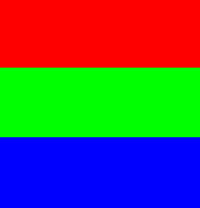
#> input picture base/pics/color.png, 200 x 208 px
$ jupyter execute color_spaces.ipynb
#> lines starting #> are read from the running program, lines starting #| are printed output that depends on the picture
[cell 1]
import cv2 as cv
import numpy as np
import matplotlib.pyplot as plt

image = cv.imread("./pics/color.png")
#> image is the input picture: shape (208, 200, 3); mean B, G, R 86.8, 85.3, 82.9
b, g, r = cv.split(image)
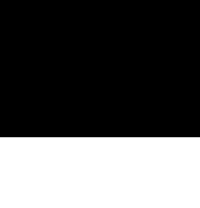
#> b: shape (208, 200); min 0, max 255, mean 86.8

plt.figure(figsize=[20,5])
plt.subplot(141);plt.imshow(r, cmap="gray");plt.title("Red channel")
plt.subplot(142);plt.imshow(g, cmap="gray");plt.title("Green channel")
plt.subplot(143);plt.imshow(b, cmap="gray");plt.title("Blue channel")

plt.subplot(144);plt.imshow(image[...,:: -1]);plt.title("all channels")

[cell 2]
image = cv.imread("./pics/input.jpg")
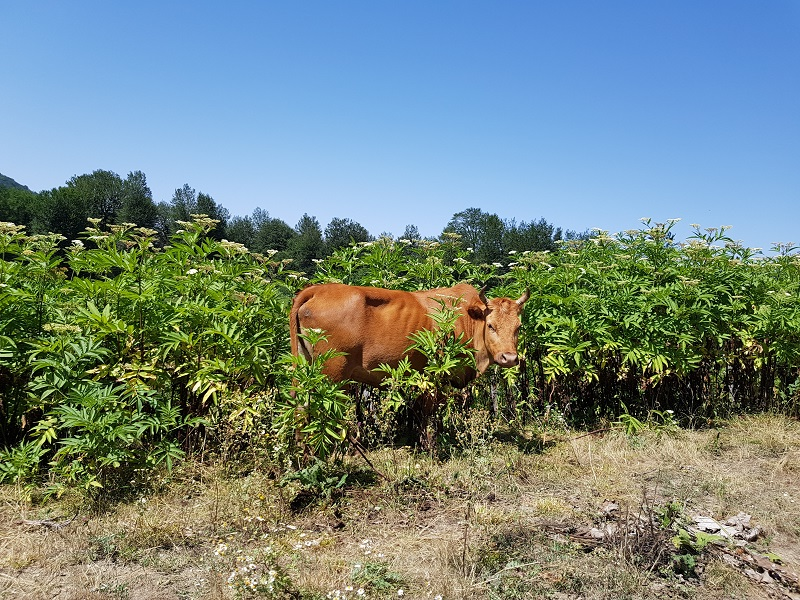
#> input picture base/pics/input.jpg, 800 x 600 px
#> image is the input picture: shape (600, 800, 3); mean B, G, R 128.9, 134.4, 116.5
b, g, r = cv.split(image)
#> b: shape (600, 800)
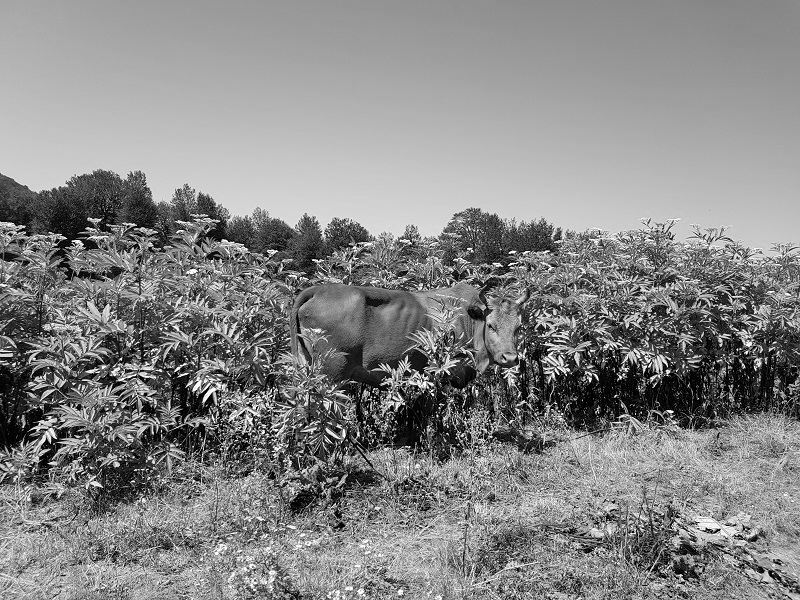
#> g: shape (600, 800); min 0, max 255, mean 134.4
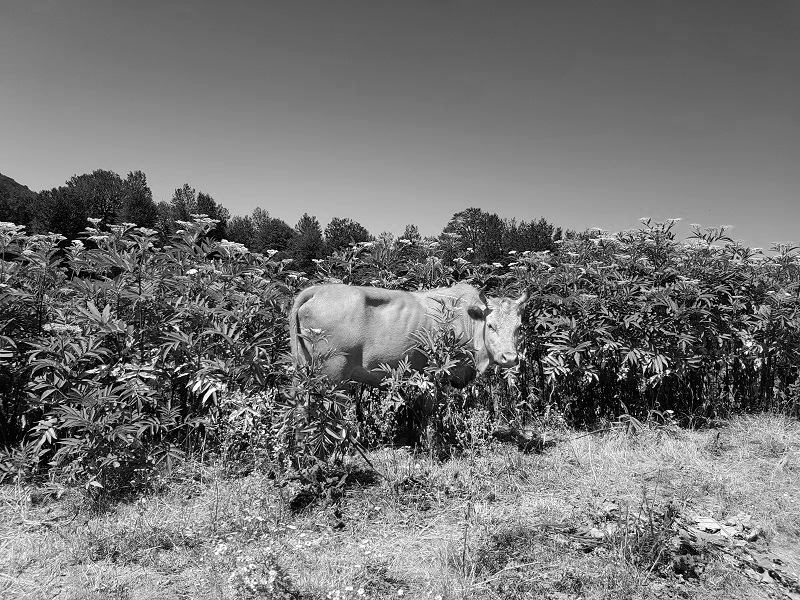
#> r: shape (600, 800); min 0, max 255, mean 116.5

plt.figure(figsize=[20,5])
plt.subplot(141);plt.imshow(r, cmap="gray");plt.title("Red channel")
plt.subplot(142);plt.imshow(g, cmap="gray");plt.title("Green channel")
plt.subplot(143);plt.imshow(b, cmap="gray");plt.title("Blue channel")

plt.subplot(144);plt.imshow(image[...,:: -1]);plt.title("all channels")

[cell 3]
merged = cv.merge([b,g,r])
plt.figure(figsize=[20,5])
plt.subplot(141);plt.imshow(r, cmap="gray");plt.title("Red channel")
plt.subplot(142);plt.imshow(g, cmap="gray");plt.title("Green channel")
plt.subplot(143);plt.imshow(b, cmap="gray");plt.title("Blue channel")

plt.subplot(144);plt.imshow(merged[...,:: -1]);plt.title("all channels")

[cell 4]
zeros = np.zeros_like(r, "uint8")

red = cv.merge([zeros, zeros, r])
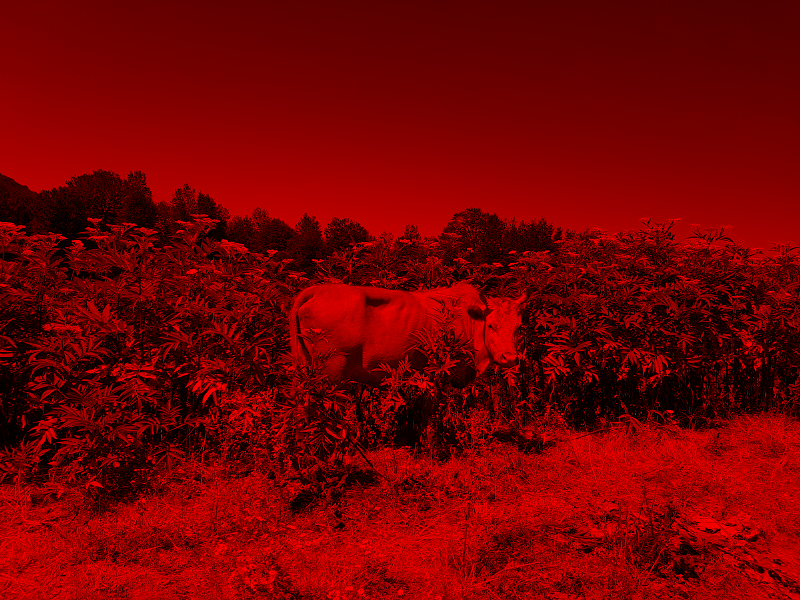
#> red: shape (600, 800, 3); mean of channels 0, 1, 2 0, 0, 116.5; drawn as B, G, R
green = cv.merge([zeros,g,zeros])
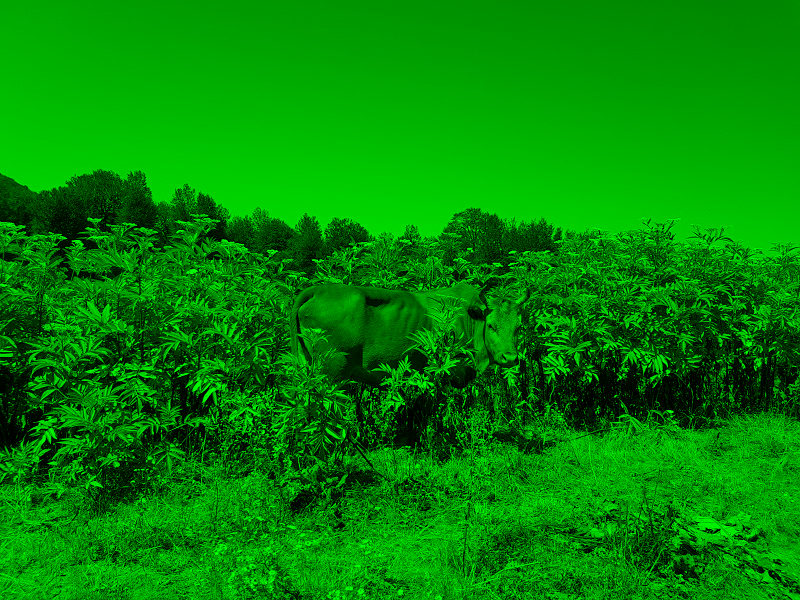
#> green: shape (600, 800, 3); mean of channels 0, 1, 2 0, 134.4, 0; drawn as B, G, R
blue = cv.merge([b,zeros,zeros])
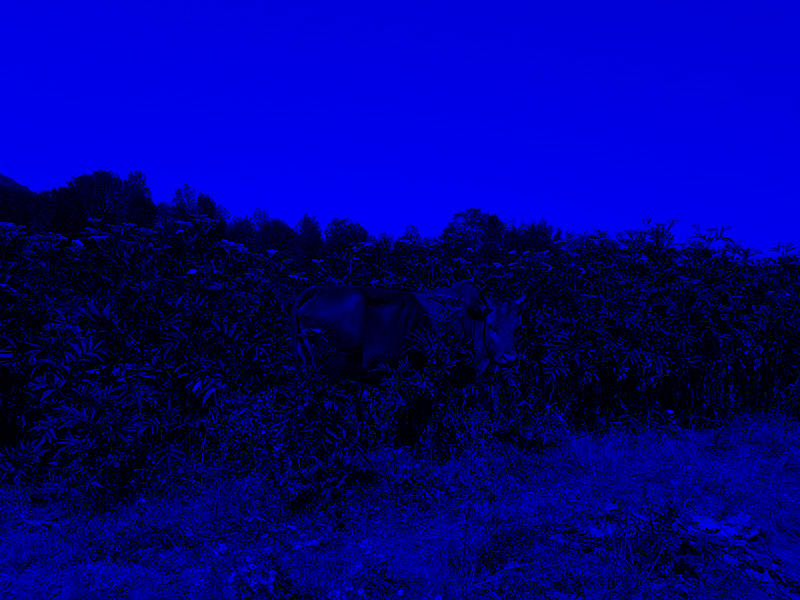
#> blue: shape (600, 800, 3); mean of channels 0, 1, 2 128.9, 0, 0; drawn as B, G, R

plt.figure(figsize=[20,5])
plt.subplot(141);plt.imshow(red[...,::-1],cmap="gray");plt.title("Red")
plt.subplot(142);plt.imshow(green[...,::-1], cmap="gray");plt.title("Green")
plt.subplot(143);plt.imshow(blue[...,::-1], cmap="gray");plt.title("Blue")

[cell 5]
import cv2 as cv
import matplotlib.pyplot as plt
import numpy as np

image = cv.imread("./pics/input.jpg")
b,g,r = cv.split(image)
print(b,g,r)
#> (printed output is left out)

modified_b = b+20
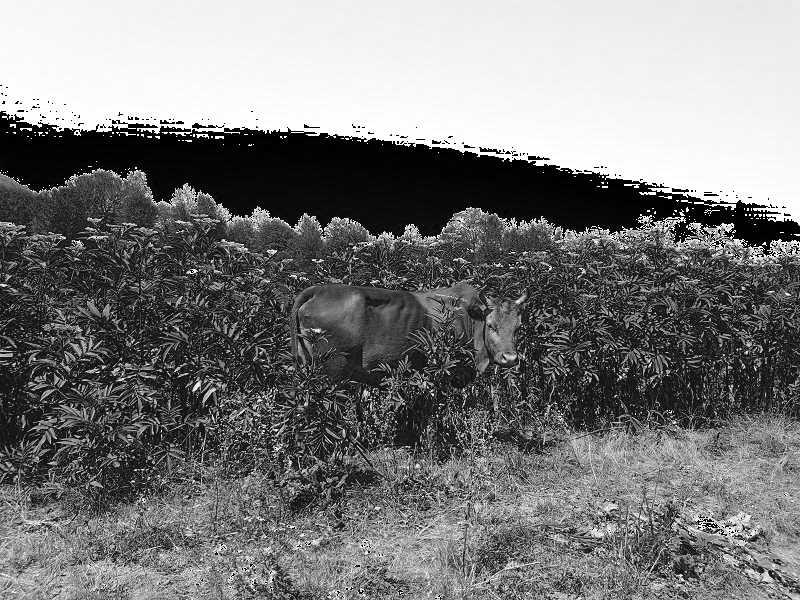
#> modified_b: shape (600, 800); min 0, max 255, mean 122.5
merged = cv.merge([modified_b, g, r])

plt.figure(figsize=[20,5])
plt.subplot(141);plt.imshow(r, cmap="gray");plt.title("Red channel")
plt.subplot(142);plt.imshow(g, cmap="gray");plt.title("Green channel")
plt.subplot(143);plt.imshow(modified_b, cmap="gray");plt.title("Modified blue channel")

plt.subplot(144);plt.imshow(merged[...,:: -1]);plt.title("all channels")
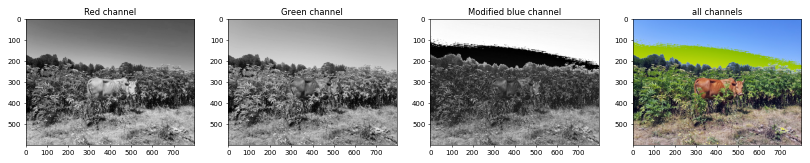
#> figure drawn by matplotlib, 4 panels

[cell 6]
# modified_b = b.astype('int16') + 20
# modified_b = np.minimum(modified_b , 255)
# modified_b = modified_b.astype('uint8')
modified_b =cv.add(b, 20)

merged = cv.merge([modified_b, g, r])

plt.figure(figsize=[20,8])
plt.subplot(241);plt.imshow(r, cmap="gray");plt.title("Red channel")
plt.subplot(242);plt.imshow(g, cmap="gray");plt.title("Green channel")
plt.subplot(243);plt.imshow(b, cmap="gray");plt.title("original blue channel")
plt.subplot(244);plt.imshow(image[...,:: -1]);plt.title("all channels")

plt.subplot(247);plt.imshow(modified_b, cmap="gray");plt.title("modified b channel")
plt.subplot(248);plt.imshow(merged[...,:: -1]);plt.title("all channels")
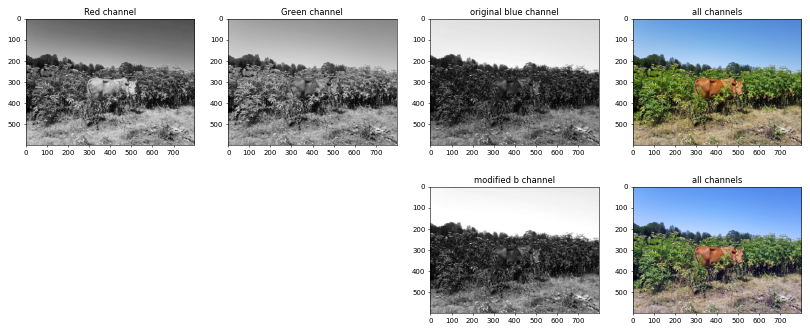
#> figure drawn by matplotlib, 6 panels
